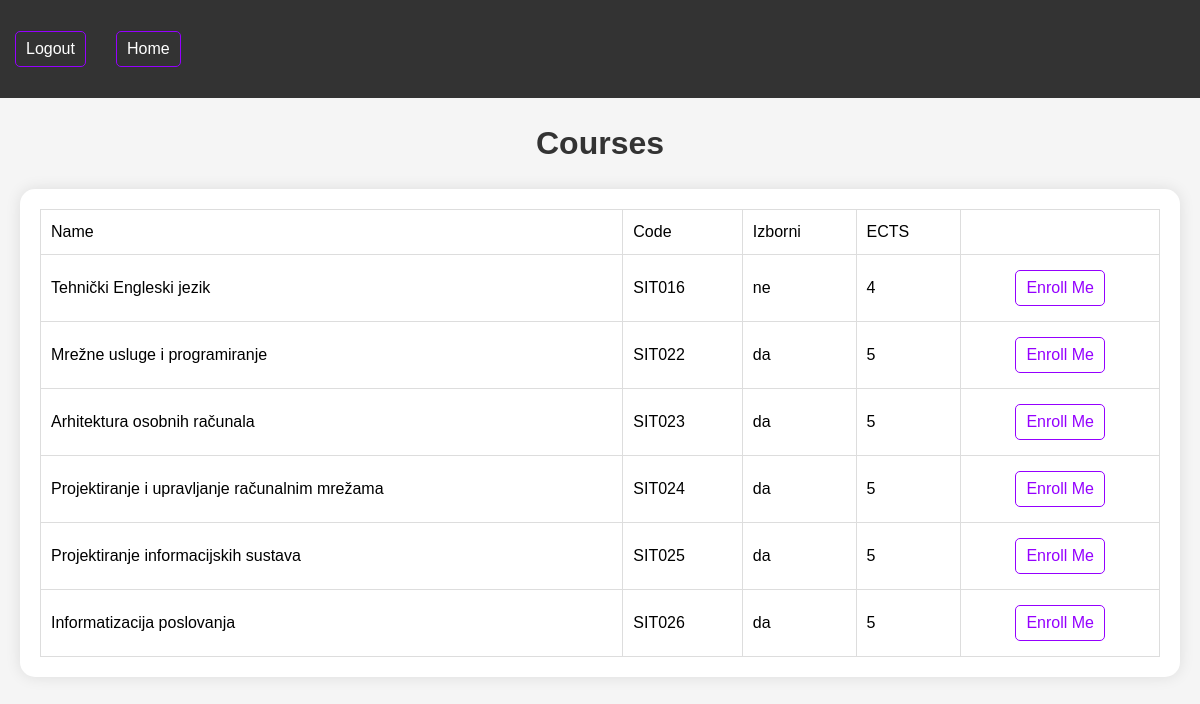
Page /enroll/2 (signed in) on the committed database.
### app/models.py (models this page shows, shortened)
class Predmeti(models.Model):
    IZBORNI = (('da', 'da'), ('ne', 'ne'))
    name = models.CharField(max_length=50)
    kod = models.CharField(max_length=50)
    program = models.CharField(max_length=50)
    ects = models.IntegerField()
    sem_red = models.IntegerField()
    sem_izv = models.IntegerField()
    izborni = models.CharField(max_length=50, choices=IZBORNI)

### app/views.py (the view)
# urls.py: path('enroll/<int:year>', views.course_enroll, name='enroll'),
@student_required
def course_enroll(request, year):
    student = request.user
    unenrolled_courses = Predmeti.objects.exclude(upisnilist__student=student)
    if year == 1:
        if student.status == 'red':
            courses = unenrolled_courses.filter(sem_red__in=[1, 2])
        else:
            courses = unenrolled_courses.filter(sem_izv__in=[1, 2])
    elif year == 2:
        if student.status == 'red':
            courses = unenrolled_courses.filter(sem_red__in=[3, 4])
        else:
            courses = unenrolled_courses.filter(sem_izv__in=[3, 4])
    elif year == 3:
        if student.status == 'red':
            courses = unenrolled_courses.filter(sem_red__in=[5, 6])
        else:
            courses = unenrolled_courses.filter(sem_izv__in=[5, 6])
    elif year == 4:
        courses = unenrolled_courses.filter(sem_izv__in=[7, 8])
    context = {
        'student': student,
        'courses': courses,
    }
    return render(request, 'course_enroll.html', context)

### app/templates/course_enroll.html (shortened to what this page needs)
<!DOCTYPE html>
<html lang="en">
{% load static %}
<head>
    <link rel="stylesheet" type="text/css" href="{% static 'css/style.css' %}"/>
</head>
<body>
    <nav>
        <ul>
            <li><a href="{% url 'logout' %}">Logout</a></li>
            <li><a href="{% url 'student_page' student.id %}">Home</a></li>
        </ul>
    </nav>
    <h1>Courses</h1>
    <div id="courses">
        <table>
            <tr>
                <td>Name</td>
                <td>Code</td>
                <td>Izborni</td>
                <td>ECTS</td>
                <td></td>
            </tr>
            {% for course in courses %}
            <tr>
                <td>  {{  course.name  }}  </td>
                <td>  {{  course.kod  }}  </td>
                <td>  {{  course.izborni  }}  </td>
                <td>  {{  course.ects  }}  </td>
                <td>
                    <span>
                        <a href="{% url 'enrollment' student.id course.id %}">Enroll Me</a>
                    </span>
                </td>
            </tr>
            {% endfor %}
        </table>
    </div>
</body>

### app/static/css/style.css (style rules this page uses)
:root { --main-color: #f5f5f5; --header: #333; --form-border: #ddd; --form-button: #9500ff; --form-button-hover: #6e00b3; --accent-color: #f1c40f; --error-color: #ff0000; }
body { font-family: Arial, sans-serif; background-color: var(--main-color); margin: 0; line-height: 1.5 }
nav { background-color: var(--header); padding: 10px; color: #fff; position: sticky; top: 0; width: 100%; }
nav ul { list-style: none; padding: 0; display: flex; justify-content: flex-start }
nav ul li { margin-right: 20px }
nav ul li a { color: #fff; text-decoration: none }
#main, #students, #courses { margin: 20px; background-color: #fff; border-radius: 15px; padding: 20px; box-shadow: 0 0 15px rgba(0, 0, 0, .1) }
a { display: inline-block; margin: 5px; color: var(--form-button); text-decoration: none; padding: 5px 10px; border-radius: 5px; border: 1px solid var(--form-button); transition: background-color .3s ease }
table { width: 100%; border-collapse: collapse }
td { padding: 10px; border: 1px solid var(--form-border) }
td span { display: flex; align-items: center; justify-content: space-evenly; }
h1 { color: var(--header); text-align: center; }

### rows in the picture
Predmeti: name "Tehnički Engleski jezik", kod "SIT016", izborni "ne", ects "4"
Predmeti: name "Mrežne usluge i programiranje", kod "SIT022", izborni "da", ects "5"
Predmeti: name "Arhitektura osobnih računala", kod "SIT023", izborni "da", ects "5"
Predmeti: name "Projektiranje i upravljanje računalnim mrežama", kod "SIT024", izborni "da", ects "5"
Predmeti: name "Projektiranje informacijskih sustava", kod "SIT025", izborni "da", ects "5"
Predmeti: name "Informatizacija poslovanja", kod "SIT026", izborni "da", ects "5"
